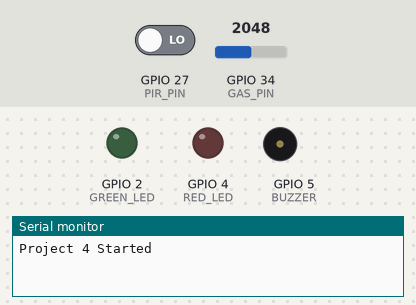
Simulated run of this sketch. Board: ESP32. Parts: output pins drawn as LEDs (lit = HIGH), buzzer (waves = sounding, pin HIGH), the last lines printed to the serial monitor. The test bench sets the inputs (shaded band); at power-on: GPIO 34 (GAS_PIN) = 2048, GPIO 27 (PIR_PIN) LOW.

Above: at 1.2 s.
1.3 s: GPIO 34 (GAS_PIN) set to 3760
2.8 s: GPIO 34 (GAS_PIN) set to 3829
At 4.0 s:
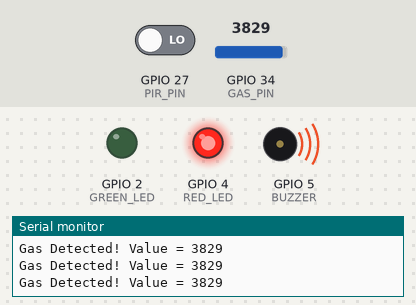
4.3 s: GPIO 34 (GAS_PIN) set to 3603
At 5.4 s:
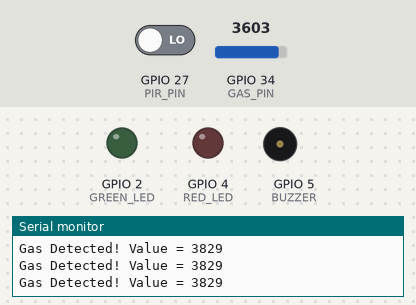
5.8 s: GPIO 27 (PIR_PIN) driven HIGH
At 6.6 s:
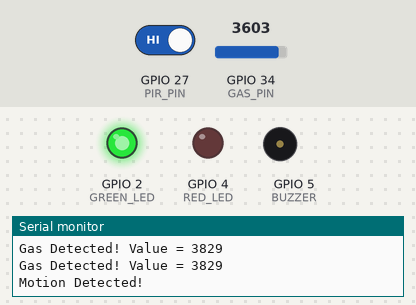
7.3 s: GPIO 34 (GAS_PIN) set to 3840
At 10.2 s:
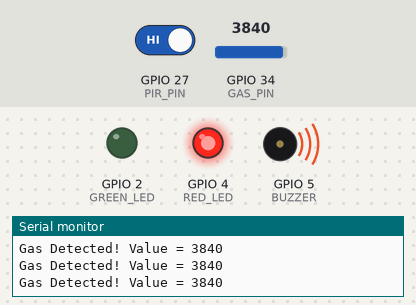
Timing chart, 0 to 11.3 s (numbered marks = the images above; inputs shaded):
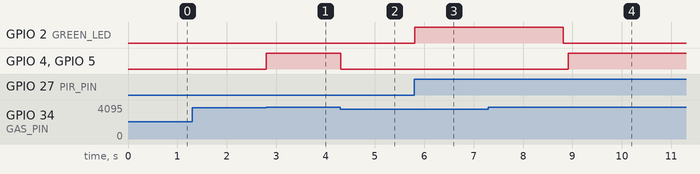

Measured:
- the behaviour switches between 3800 and 3801 on GPIO 34 (GAS_PIN) (found by bisection; images 0 and 1)
- after the input at 1.3 s, every drawn part: stays the same
- after the input at 2.8 s, GPIO 4 (RED_LED), GPIO 5 (BUZZER): LOW → HIGH at once
- after the input at 4.3 s, GPIO 4 (RED_LED), GPIO 5 (BUZZER): HIGH → LOW at once
- after the input at 5.8 s, GPIO 2 (GREEN_LED): LOW → HIGH at once
- after the input at 7.3 s, GPIO 4 (RED_LED), GPIO 5 (BUZZER): LOW → HIGH after 1.6 s

The sketch:

sketch.ino
```cpp
const int PIR_PIN = 27;
const int GAS_PIN = 34;
const int GREEN_LED = 2;
const int RED_LED = 4;
const int BUZZER = 5;

volatile bool motionDetected = false;

void ISR() {
  motionDetected = true;
}

void setup() {

  Serial.begin(115200);
  pinMode(PIR_PIN, INPUT);
  pinMode(GREEN_LED, OUTPUT);
  pinMode(RED_LED, OUTPUT);
  pinMode(BUZZER, OUTPUT);
  attachInterrupt(digitalPinToInterrupt(PIR_PIN), ISR, RISING);
  digitalWrite(GREEN_LED, LOW);
  digitalWrite(RED_LED, LOW);
  digitalWrite(BUZZER, LOW);
  Serial.println("Project 4 Started");
}

void loop() {

  int gasValue = analogRead(GAS_PIN);
  if (gasValue > 3800) {

    digitalWrite(GREEN_LED, LOW);
    digitalWrite(RED_LED, HIGH);
    digitalWrite(BUZZER, HIGH);
    Serial.print("Gas Detected! Value = ");
    Serial.println(gasValue);

  }

  else {

    digitalWrite(RED_LED, LOW);
    digitalWrite(BUZZER, LOW);
    if (motionDetected) {
      digitalWrite(GREEN_LED, HIGH);
      Serial.println("Motion Detected!");
      delay(3000);
      digitalWrite(GREEN_LED, LOW);
      motionDetected = false;

    }

  }

  delay(100);

}
```
